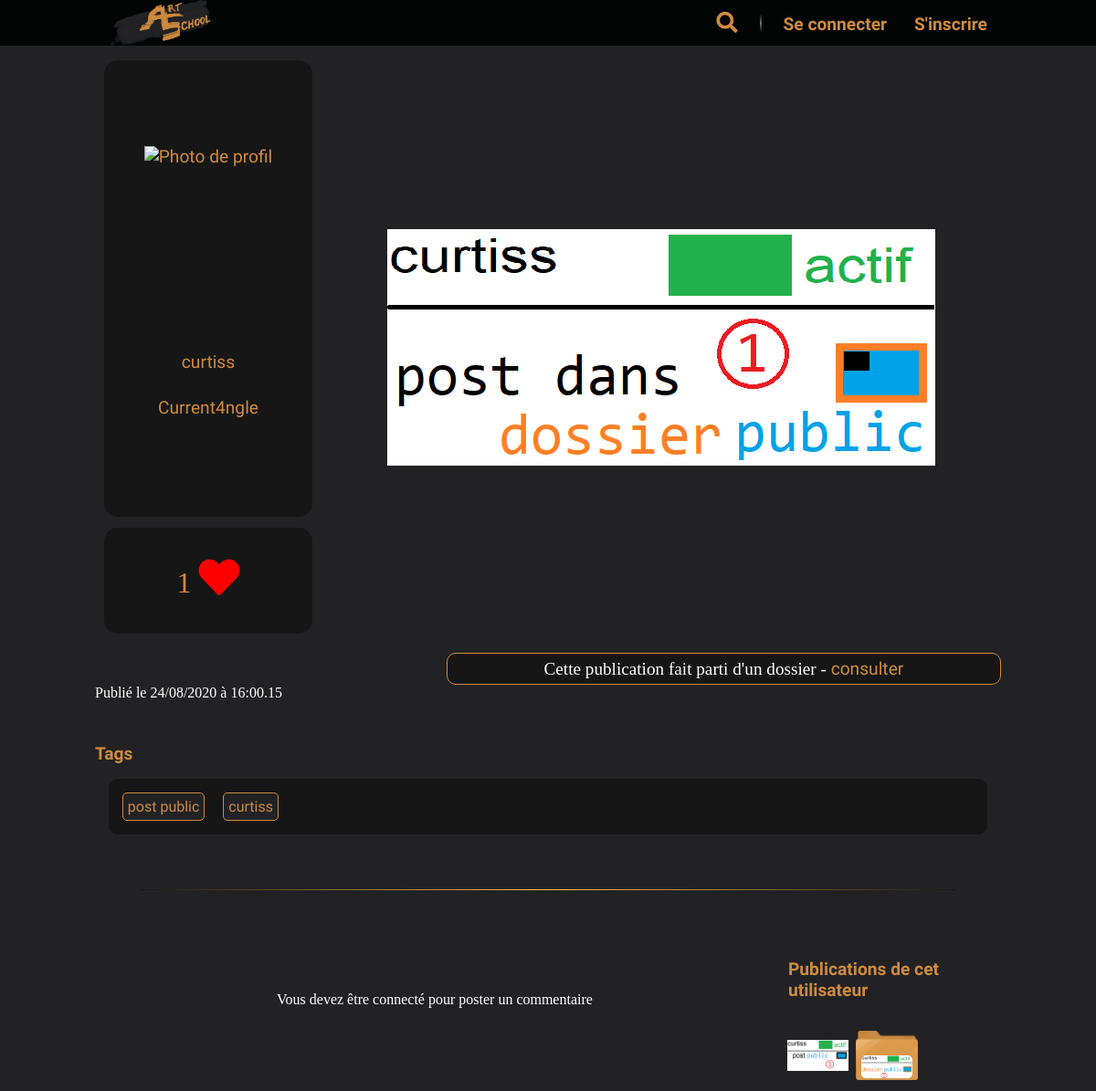
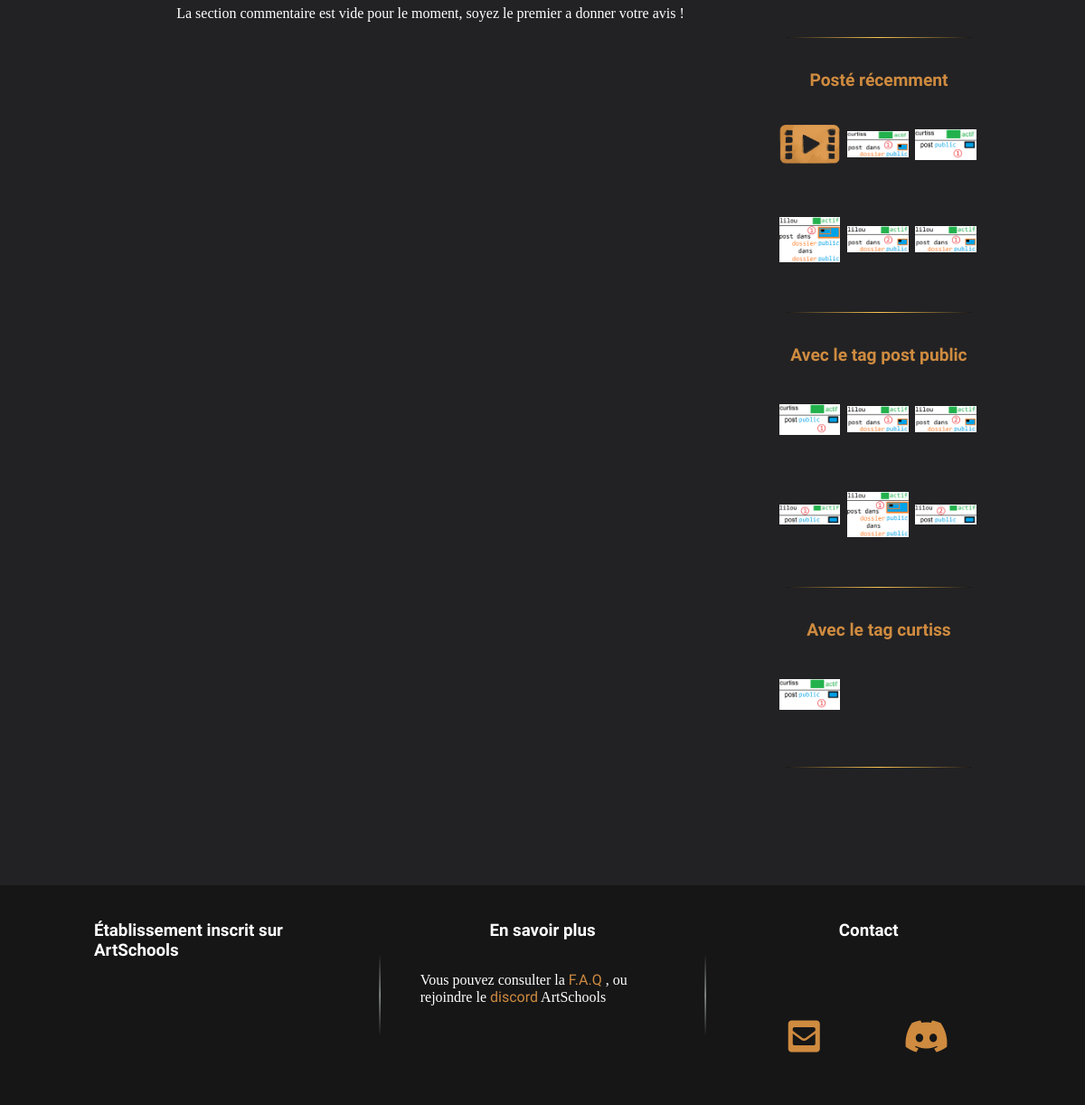
/P5_01_Code/index.php?action=post&id=166, run on the app's committed database (2 pictures, top to bottom).
### tables this page shows
CREATE TABLE IF NOT EXISTS `as_user` (
  `id` int(11) NOT NULL AUTO_INCREMENT,
  `name` varchar(50) NOT NULL,
  `mail` varchar(255) NOT NULL,
  `school` varchar(255) NOT NULL,
  `schoolGroup` varchar(50) DEFAULT NULL,
  `password` varchar(255) NOT NULL,
  `temporaryPassword` text DEFAULT NULL,
  `beingReset` tinyint(1) NOT NULL DEFAULT 0,
  `nbWarning` int(11) NOT NULL DEFAULT 0,
  `isBan` tinyint(1) NOT NULL DEFAULT 0,
  `isAdmin` tinyint(1) NOT NULL DEFAULT 0,
  `isModerator` tinyint(1) NOT NULL DEFAULT 0,
  `isActive` tinyint(1) NOT NULL DEFAULT 1,
  `profileBannerInfo` text DEFAULT NULL,
  `profilePictureInfo` text DEFAULT NULL,
  `profileTextInfo` text DEFAULT NULL,
  PRIMARY KEY (`id`)
);

CREATE TABLE IF NOT EXISTS `as_post` (
  `id` int(11) NOT NULL AUTO_INCREMENT,
  `idAuthor` int(11) NOT NULL,
  `school` varchar(100) NOT NULL,
  `title` varchar(30) DEFAULT NULL,
  `filePath` text DEFAULT NULL,
  `urlVideo` varchar(355) DEFAULT NULL,
  `description` text DEFAULT NULL,
  `datePublication` datetime NOT NULL,
  `isPrivate` tinyint(1) NOT NULL,
  `authorizedGroups` text DEFAULT NULL,
  `postType` varchar(10) NOT NULL,
  `fileType` varchar(10) NOT NULL,
  `onFolder` int(11) DEFAULT NULL,
  `tags` text DEFAULT NULL,
  `nbLike` int(11) NOT NULL DEFAULT 0,
  PRIMARY KEY (`id`),
  KEY `idAuthor` (`idAuthor`)
);

### P5_01_Code/view/frontend/postView.php (the view, shortened to what the rows shown need)
<?php
$post = $data['post'];
$asidePosts = $data['asidePosts'];
$author = $data['author'];
?>
<section id="viewPost" class="container">
    <article class="fullWidth">
        <section>
            <aside id="authorProfile">
                <?php
                if ($author !== null) {
                    ?>
                    <a href="index.php?action=userProfile&userId=<?=$author->getId()?>">
                        <img src="<?=$author->getProfilePicture()?>" alt="Photo de profil">
                    </a>
                    <div>
                        <a href="index.php?action=userProfile&userId=<?=$author->getId()?>">
                            <span><?=$author->getName()?></span>
                        </a>
                        <a href="index.php?action=schoolProfile&school=<?=$author->getSchool()?>">
                            <span><?=$author->getSchool()?></span>
                        </a>
                    </div>
                    <?php
                } else {
                    echo '<div>L\'auteur de cette publication n\'existe plus</div>';
                }
                ?>
            </aside>
        </section>
        <section>
            <?php
            !empty($post->getTitle()) ? $alt = $post->getTitle() : $alt = 'Publication';
            switch ($post->getFileType()) {
                case 'image' :
                    echo '<a href="' . $post->getFilePath() . '"><img class="fileImage" src="' . $post->getFilePath() . '" alt="' . $alt . '"></a>';
                    break;
            }
            ?>
        </section>
    </article>
    <?php
    if (!empty($post->getlistTags())) {
        echo '<section id="listTags">';
        echo '<h2>Tags</h2>';
        echo '<aside>';
        echo '</aside></section>';
    }
    ?>
    <section id="commentsAndRelatedPosts">
        <aside id="relatedPosts">
            <?php
            if (!empty($asidePosts['public'])) {
                $asidePosts['postType'] === 'userPost' ? $entity = 'utilisateur' : $entity = 'établissement';
                echo '<h1>Publications de cet ' . $entity . '</h1>';
                echo '<div>';
                foreach ($asidePosts['public'] as $post) {
                    if ($post['fileType'] === 'folder' && $post['filePath'] !== 'public/images/folder.png') {
                        echo '<figure title="' . $post['title'] . '" class="postOnAside">';
                        echo '<a href="index.php?action=post&id=' . $post['id'] . '">';
                        echo '<img class="thumbnailFolder" src="' . $post['filePath'] . '" alt="Aperçu de la publication">';
                        echo '</a></figure>';
                    } else {
                        echo '<figure title="' . $post['title'] . '" class="postOnAside">';
                        echo '<a href="index.php?action=post&id=' . $post['id'] . '">';
                        !empty($post['title']) ? $alt = $post['title'] : $alt = 'Publication';
                        echo '<img src="' . $post['filePath'] . '" alt="' . $alt . '">';
                        echo '</a></figure>';
                    }
                }
                echo '</div><hr>';
            }
            if (!empty($asidePosts['lastPosted'])) {
                echo '<h1>Posté récemment</h1>';
                echo '<div>';
                foreach ($asidePosts['lastPosted'] as $post) {
                    if (empty($post->getFilePath()) || $post->getFileType() === 'compressed') {
                        switch ($post->getFileType()) {
                            case 'video' :
                                $post->setFilePath('public/images/defaultVideoThumbnail.png');
                                break;
                        }
                    }
                    if ($post->getFileType() === 'folder' && $post->getFilePath() !== 'public/images/folder.png') {
                        echo '<figure title="' . $post->getTitle() . '" class="postOnAside">';
                        echo '<a href="index.php?action=post&id=' . $post->getId() . '">';
                        echo '<img class="thumbnailFolder" src="' . $post->getFilePath() . '" alt="Aperçu de la publication">';
                        echo '<img src="public/images/folder.png" alt="Publication de type dossier">';
                        echo '</a></figure>';
                    } else {
                        echo '<figure title="' . $post->getTitle() . '" class="postOnAside">';
                        echo '<a href="index.php?action=post&id=' . $post->getId() . '">';
                        !empty($post->getTitle()) ? $alt = $post->getTitle() : $alt = 'Publication';
                        echo '<img src="' . $post->getFilePath() . '" alt="' . $alt . '">';
                        echo '</a></figure>';
                    }
                }
                echo '</div><hr>';
            }
            if (!empty($asidePosts['withTag'])) {
                foreach ($asidePosts['withTag'] as $key => $arrTagPosts) {
                    if (!empty($arrTagPosts)) {
                        echo '<h1>Avec le tag ' . $key . '</h1>';
                        echo '<div>';
                        foreach ($arrTagPosts as $post) {
                            if ($post->getFileType() === 'folder' && $post->getFilePath() !== 'public/images/folder.png') {
                                echo '<figure title="' . $post->getTitle() . '" class="postOnAside">';
                                echo '<a href="index.php?action=post&id=' . $post->getId() . '">';
                                echo '<img class="thumbnailFolder" src="' . $post->getFilePath() . '" alt="Aperçu de la publication">';
                                echo '<img src="public/images/folder.png" alt="Publication de type dossier">';
                                echo '</a></figure>';
                            } else {
                                echo '<figure title="' . $post->getTitle() . '" class="postOnAside">';
                                echo '<a href="index.php?action=post&id=' . $post->getId() . '">';
                                !empty($post->getTitle()) ? $alt = $post->getTitle() : $alt = 'Publication';
                                echo '<img src="' . $post->getFilePath() . '" alt="' . $alt . '">';
                                echo '</a></figure>';
                            }
                        }
                        echo '</div><hr>';
                    }
                }
            }
            ?>
        </aside>
    </section>
</section>

### data on the page
as_user: name "curtiss", school "Current4ngle"
as_post: filePath (picture), filePath+fileType (picture)
as_post: filePath+fileType (picture)
as_post: filePath (picture)
as_post: shows a picture
as_post: filePath (picture)
as_post: filePath (picture)
as_post: filePath (picture)
as_post: filePath (picture)
as_post: filePath (picture)

### other printed values
$post->getNbLike() "1"
$post->getDatePublication() "24/08/2020 à 16:00.15"
$tag "post public"
$tag "curtiss"
$entity "utilisateur"
$key "post public"
$key "curtiss"
